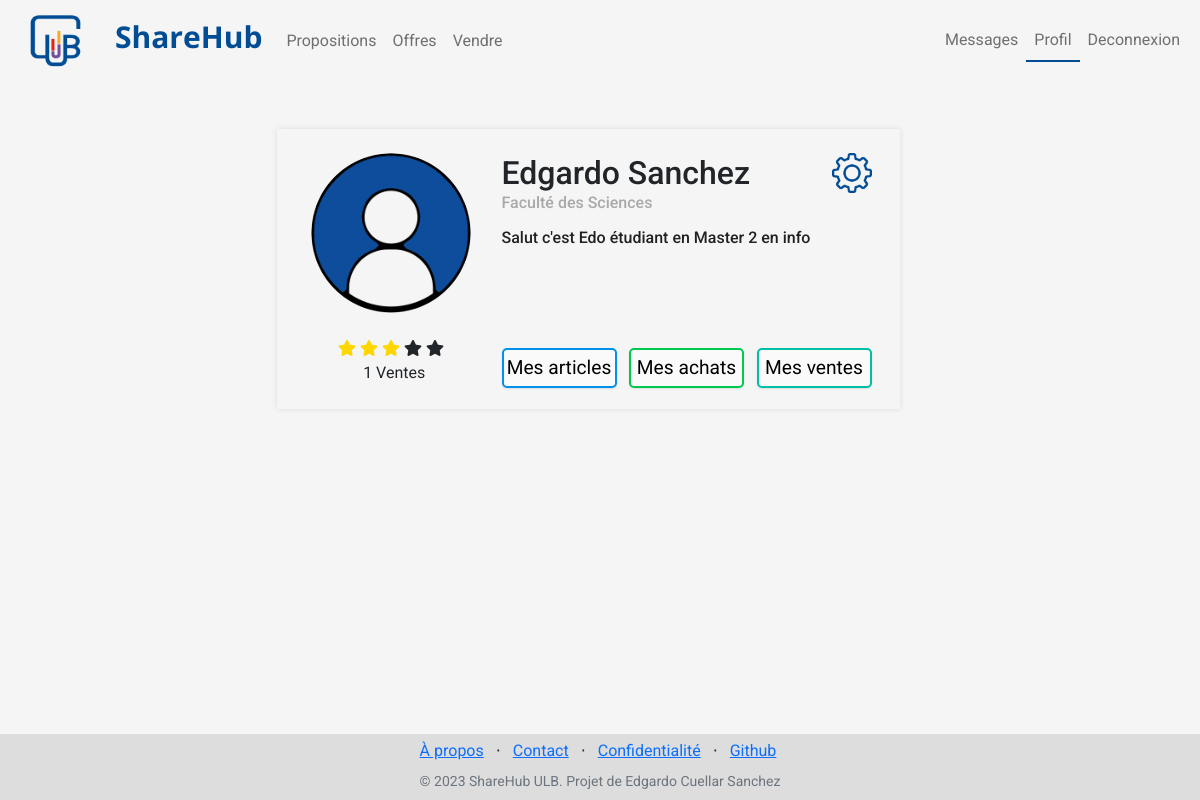
The page /profile (signed in) on the database its author committed.
### store/models/customer.py (models this page shows, shortened)
class Customer(models.Model):
    first_name = models.CharField(max_length=50)
    last_name = models.CharField (max_length=50)
    description = models.CharField(max_length=288)
    faculty = models.CharField(max_length=50)
    email=models.EmailField()
    password = models.CharField(max_length=100)
    @staticmethod
    def get_customer_by_id(id):
        try:
            return Customer.objects.get(id= id)
        except:
            return False

### store/views/profile.py (the view)
# urls.py: path('profile', Profile.as_view(), name='profile'),
class Profile(View):
    def get(self , request, user_id=None):
        same_user = True
        if user_id is not None and Customer.user_exists(user_id):
            user = Customer.get_customer_by_id(user_id)
            my_user = request.session.get('customer')
            my_user = Customer.get_customer_by_id(my_user)
            if user.id != my_user.id:
                same_user = False
        else:
            user = request.session.get('customer')
            user = Customer.get_customer_by_id(user)
        user.faculty = Category.get_category_by_id(user.faculty).name
        rating = Rating.get_rating(user.id)
        return render(request , 'profile.html' , {'user' : user, "same_user": same_user, "rating": rating} )

### store/models/category.py (called while the page is built)
    @staticmethod
    def get_category_by_id(id):
        try:
            category = Category.objects.get(id=id)
            return category
        except ObjectDoesNotExist:
            return Category.objects.all()[0]

### store/models/rating.py (called while the page is built)
    @staticmethod
    def get_count_user_sells(user_id):
        return Rating.objects.filter(user_rated_id=user_id).count()

    @staticmethod
    def get_user_rating(user_id):
        if Rating.get_count_user_sells(user_id) == 0:
            return 0
        else:
            return Rating.objects.filter(user_rated_id=user_id).aggregate(models.Avg('rating'))['rating__avg']

    @staticmethod
    def get_rating(user_id):
        sell_count = Rating.get_count_user_sells(user_id)
        user_rating = Rating.get_user_rating(user_id)
        rating = {
            'sell_count': sell_count,
            'user_rating': user_rating
        }
        return rating

### store/templatetags/custom_filter.py (called while the page is built)
@register.filter(name='user_img')
def get_user_img(id):
    return f"/media/img/user_{id % 11}.png"

### store/templates/profile.html (shortened to what this page needs)
{% extends 'base.html' %}
{% block content %}
{% load custom_filter %}
<div class="container">
  <div class="page-content page-container" id="page-content">
    <div class="padding">
        <div class="row container d-flex justify-content-center mt-5">
          <div class="col-xl-7 col-md-14">
            <div class="user-card-full">
                <div class="profile-block row m-l-0 m-r-0 pt-4" style="padding-left: 1rem;padding-right: 1rem;padding-bottom:15rem; height: 35vh;">
                    <div class="col-sm-4 bg-c-lite-green user-profile">
                        <div class="card-block text-center text-black">
                            <div style="margin-bottom: 3vh;">
                                <img src="{{user.id|user_img}}" class="user-img" alt="User-Profile-Image">
                            </div>
                            <div class="ratings mt-2">
                                {% for _ in "12345" %}
                                    {% if forloop.counter <= rating.user_rating %}
                                        <i class="fa fa-star rating-color"></i>
                                    {% else %}
                                        <i class="fa fa-star"></i>
                                    {% endif %}
                                {% endfor %}
                            </div>
                            <span class="review-count" style="margin-left: 0.4rem;">{{rating.sell_count}} Ventes</span>
                        </div>
                    </div>
                    <div class="col-sm-8">
                        <div class="card-block">
                            <div class="user-info">
                                <h3 class="f-w-600" style="font-size: 4vh;">{{ user.first_name }} {{ user.last_name }}</h6>
                                {% if same_user %}
                                    <a href="/modify_user">
                                        <img src="../../media/img/settings.png" alt="Settings" class="settings">
                                    </a>
                                {% endif %}
                            </div>
                            <h4 class="f-w-300" style="font-size: 2vh;color: darkgray;">{{ user.faculty }}</h4>
                            <div class="col-sm-20 mt-3" style="height: 12vh;">
                                <h5 class="font-weight-normal f-w-600" style="font-size: 2vh;color: #000000dd;">{{ user.description }}</h6>
                            </div>
                            <div class="mt-2" style="width: 100%; display: flex; justify-content: space-between;align-items: center;">
                                {% if same_user %}
                                    <a href="/my_products" class="button btn-message">Mes articles</a>
                                    <a href="/orders" class="button btn-achats">Mes achats</a>
                                    <a href="/sales" class="button btn-ventes">Mes ventes</a>
                                {% else %}
                                    <a href="/message/{{ user.id }}" class="button btn-message">Message</a>
                                {% endif %}
                            </div>
                        </div>
                    </div>
                </div>
            </div>
        </div>
      </div>
    </div>
  </div>
</div>
{% endblock %}

### store/templates/base.html (style rules this page uses)
body { font-family: 'Roboto', sans-serif; background-color: #F5F5F5; min-height: 100vh; display: flex; flex-direction: column; }

### store/templates/profile.html (style rules this page uses)
.user-img { height: 20vh; width: auto; border-radius: 50%; overflow: hidden; }
.rating-color { color:gold !important; cursor: pointer; }
.profile-block { -webkit-box-shadow: 0px 0px 6px 0 rgba(0, 0, 0, 0.1); box-shadow: 0px 0px 6px 0 rgba(0, 0, 0, 0.1) }
.button { color: #010101; background-color: #FAFAFA; text-decoration: none; margin-top: 1rem; font-family: 'Roboto', sans-serif; font-weight: 400; font-size: 1.2rem; border-radius: 5px; width: 115px; height: 40px; display: flex; align-items: center; justify-content: center; -webkit-box-shadow: 0px 1px 2px 0 rgba(0, 0, 0, 0.1); box-shadow: 0px 1px 2px 0 rgba(0, 0, 0, 0.1); }
.user-info { display: flex; justify-content: space-between; align-items: center; }
.user-info h3 { margin: 0; }
.settings { height: 2.5rem; width: auto; cursor: pointer; }
.btn-achats { border: 2px solid #00C853; }
.btn-ventes { border: 2px solid #00BFA5; }
.btn-message { border: 2px solid #0091EA; }

### rows shown on the page
Customer: first_name "Edgardo", last_name "Sanchez", faculty "Faculté des Sciences", description "Salut c'est Edo étudiant en Master 2 en info"

### other values the page prints
{{ rating.sell_count }} "1"
